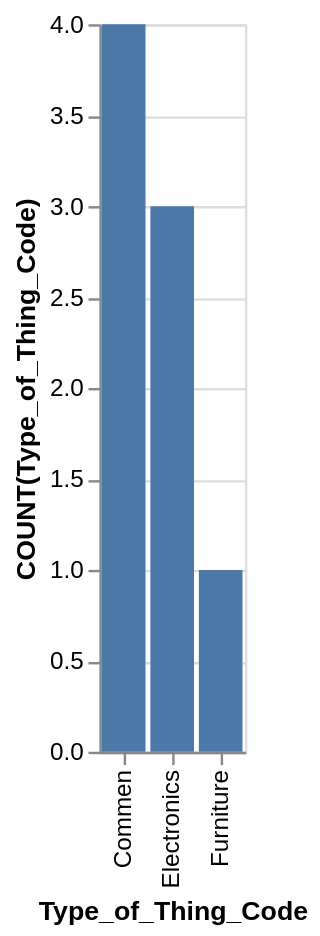

Vega-Lite specification for this chart:
### Vega-Lite specification from a JSON file in a GitHub repository (floating-point values rounded to 4 significant figures)
{"data": {"values": [{"x_data": "Commen", "y_data": 4}, {"x_data": "Electronics", "y_data": 3}, {"x_data": "Furniture", "y_data": 1}]}, "mark": "bar", "encoding": {"x": {"field": "x_data", "type": "nominal", "title": "Type_of_Thing_Code", "sort": {"op": "sum", "field": "y_data", "order": "descending"}}, "y": {"field": "y_data", "type": "quantitative", "title": "COUNT(Type_of_Thing_Code)"}}}
